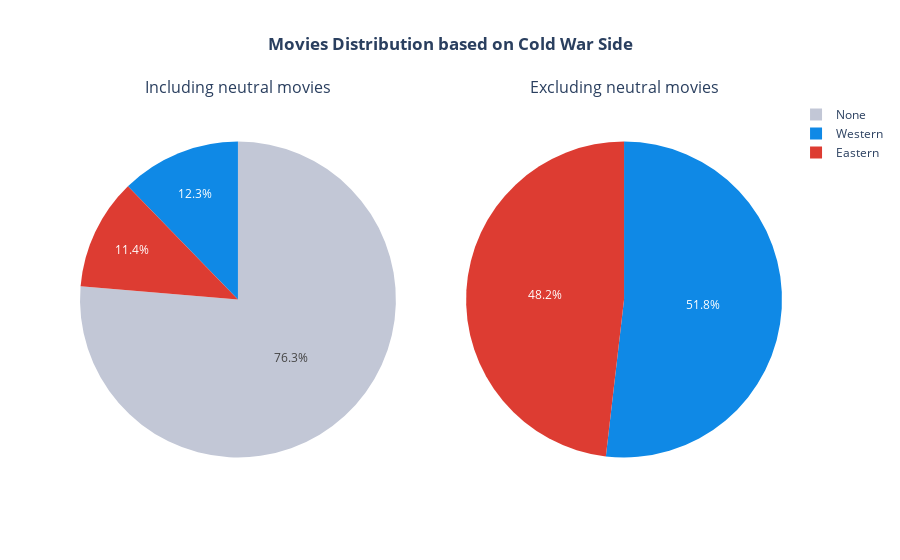

Notebook source saved alongside this figure:
### Code cell
fig = make_subplots(rows=1, cols=2, specs=[[{'type': 'pie'}, {'type': 'pie'}]], subplot_titles=("Including neutral movies", "Excluding neutral movies"))

# prepare data for the pie chart
global_movies_side_count = movies['cold_war_side'].value_counts().reset_index()
global_movies_side_count.columns = ['side', 'count']

cw_movies_side_count = movies[movies['cold_war_side'] != 'None']
cw_movies_side_count = cw_movies_side_count['cold_war_side'].value_counts().reset_index()
cw_movies_side_count.columns = ['side', 'count']

# Define colors for the pie chart slices
colors = {'None': NEUTRAL_COLOR, 'Western': WESTERN_COLOR, 'Eastern': EASTERN_COLOR}

fig.add_trace(go.Pie(labels=global_movies_side_count['side'],
                    values=global_movies_side_count['count'],
                    marker=dict(colors=[colors[side] for side in global_movies_side_count['side']]),
                    hovertemplate='<b>%{label}</b><br>Count: %{value}<br><extra></extra>',
                    name='Side'), row=1, col=1)

fig.add_trace(go.Pie(labels=cw_movies_side_count['side'],
                    values=cw_movies_side_count['count'],
                    marker=dict(colors=[colors[side] for side in cw_movies_side_count['side']]),
                    hovertemplate='<b>%{label}</b><br>Count: %{value}<br><extra></extra>',
                    name='Side'), row=1, col=2)

# Adjust the domain of the pie charts to add space between the charts and the titles
fig.update_traces(domain=dict(x=[0, 0.45], y=[0, 0.95]), row=1, col=1)
fig.update_traces(domain=dict(x=[0.55, 1], y=[0, 0.95]), row=1, col=2)

fig.update_layout(title_text="Movies Distribution based on Cold War Side", title_x=0.5, title_font_weight='bold')
fig.show()

### Figure 1 — Plotly figure (JSON) as saved in the notebook; plotly's stock layout.template omitted (floating-point values rounded to 4 significant figures)
{"data": [{"domain": {"x": [0, 0.45], "y": [0, 0.95]}, "hovertemplate": "<b>%{label}</b><br>Count: %{value}<br><extra></extra>", "labels": ["None", "Western", "Eastern"], "marker": {"colors": ["#C2C7D6", "#0F89E6", "#DD3C32"]}, "name": "Side", "type": "pie", "values": [19560, 3142, 2919]}, {"domain": {"x": [0.55, 1], "y": [0, 0.95]}, "hovertemplate": "<b>%{label}</b><br>Count: %{value}<br><extra></extra>", "labels": ["Western", "Eastern"], "marker": {"colors": ["#0F89E6", "#DD3C32"]}, "name": "Side", "type": "pie", "values": [3142, 2919]}], "layout": {"annotations": [{"font": {"size": 16}, "showarrow": false, "text": "Including neutral movies", "x": 0.225, "xanchor": "center", "xref": "paper", "y": 1, "yanchor": "bottom", "yref": "paper"}, {"font": {"size": 16}, "showarrow": false, "text": "Excluding neutral movies", "x": 0.775, "xanchor": "center", "xref": "paper", "y": 1, "yanchor": "bottom", "yref": "paper"}], "title": {"font": {"weight": "bold"}, "text": "Movies Distribution based on Cold War Side", "x": 0.5}}}
